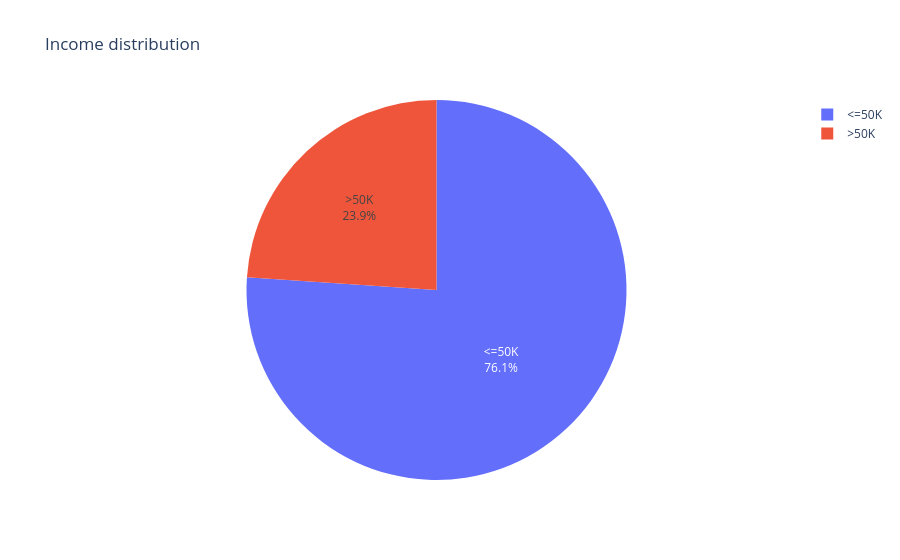

Source (notebook cell):
### Code cell
# Plot a pie chart with custom colors for income
fig = px.pie(
    label_distribution, 
    names='income',  # Use 'income' for pie segments
    values='count',  # Use 'count' for the size of each pie slice
    # color='income',  # Color the segments based on income
    title='Income distribution',
    labels={'income': 'Income', 'count': 'Count'},
)

fig.update_traces(textinfo='percent+label')  # Display percentage and labels on the pie chart

fig.show()

### Figure 1 — Plotly figure (JSON) as saved in the notebook; plotly's stock layout.template omitted (floating-point values rounded to 4 significant figures)
{"data": [{"domain": {"x": [0, 1], "y": [0, 1]}, "hovertemplate": "Income=%{label}<br>Count=%{value}<extra></extra>", "labels": ["<=50K", ">50K"], "legendgroup": "", "name": "", "showlegend": true, "textinfo": "percent+label", "type": "pie", "values": [37155, 11687]}], "layout": {"legend": {"tracegroupgap": 0}, "title": {"text": "Income distribution"}}}
